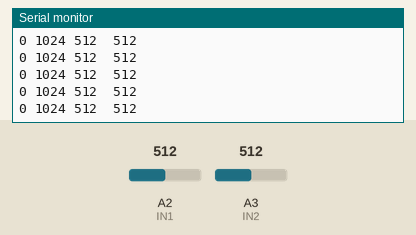
This sketch was run on a simulated Arduino Uno, built with avr-gcc and run on an emulated ATmega328P. Parts: the last lines printed to the serial monitor. Inputs (shaded band) come from the test bench; at power-on: A2 (IN1) = 512, A3 (IN2) = 512.

Above: at 1.3 s.
1.4 s: A2 (IN1) set to 11
At 1.9 s:
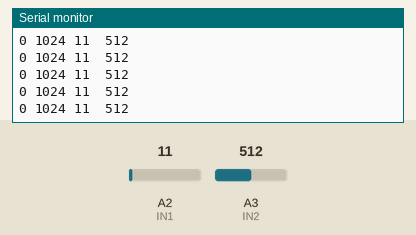
2.9 s: A2 (IN1) set to 8
At 3.5 s:
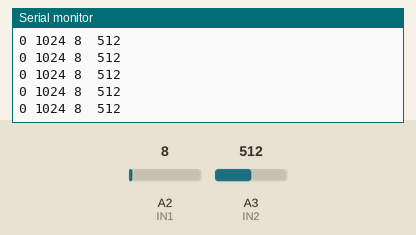
5.9 s: A2 (IN1) set to 981
At 6.6 s:
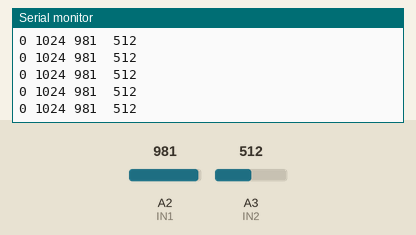
7.4 s: A2 (IN1) set to 1015
At 8.2 s:
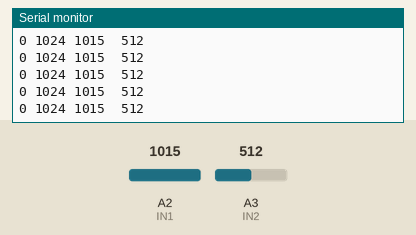
Timing chart, 0 to 10.4 s (numbered marks = the images above; inputs shaded):
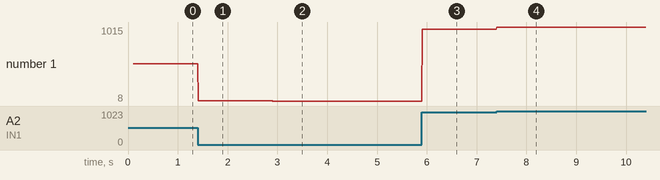

The sketch:

testDoubleAnalogRaw.ino
```cpp
#define IN1 A2
#define IN2 A3

void setup() {
  // put your setup code here, to run once:
  Serial.begin(115200);
  delay(100);
  Serial.println("start");
}

void loop() {
  // put your main code here, to run repeatedly:
  //stats();

  Serial.print("0 1024 ");
  Serial.print(analogRead(IN1));
  delay(5);
  Serial.print('\t');
  Serial.println(analogRead(IN2));
  delay(5);
}
```

Measured:
- after the input at 1.4 s, the serial monitor: prints a new line at once (image 1)
- after the input at 2.9 s, the serial monitor: prints a new line at once (image 2)
- after the input at 5.9 s, the serial monitor: prints a new line at once (image 3)
- after the input at 7.4 s, the serial monitor: prints a new line at once (image 4)
- plotted number 1: 512 → 11 after the input at 1.4 s, 11 → 8 after the input at 2.9 s, 8 → 981 after the input at 5.9 s, 981 → 1015 after the input at 7.4 s
